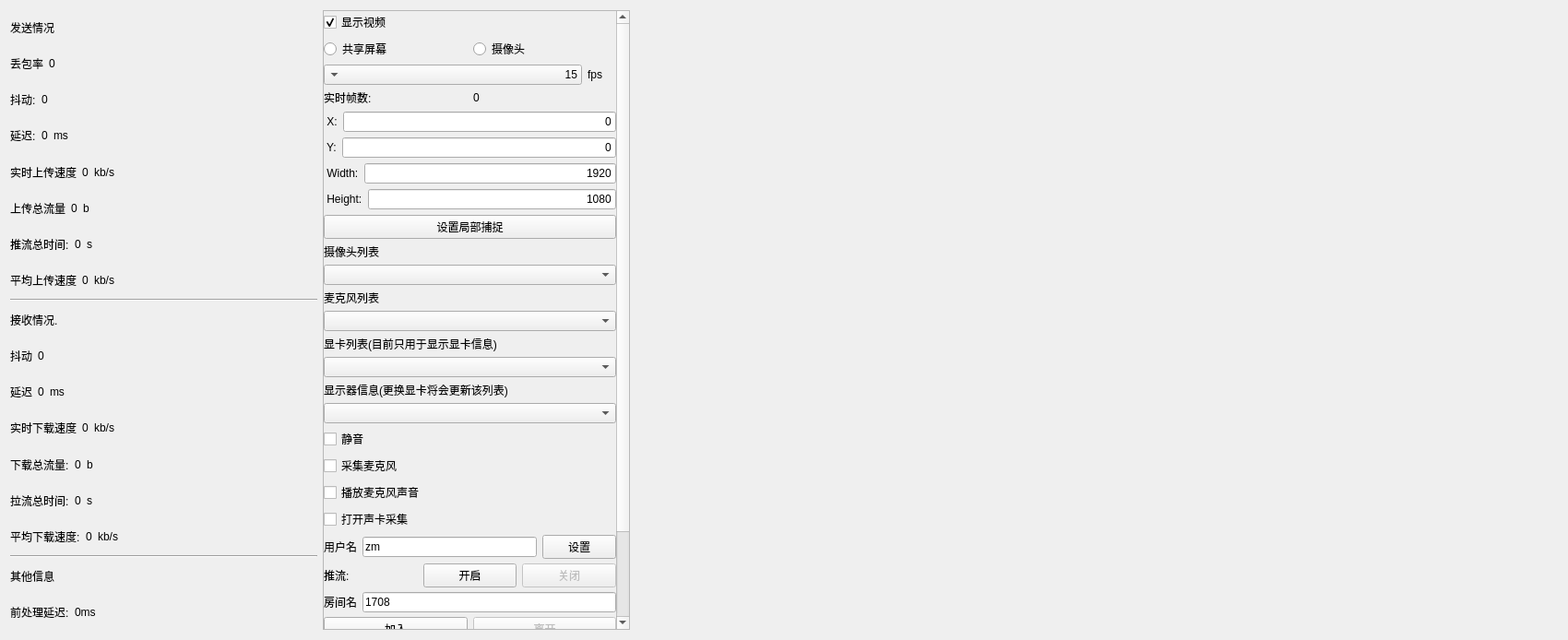
<?xml version="1.0" encoding="UTF-8"?>
<ui version="4.0">
 <class>RTPDemoClass</class>
 <widget class="QMainWindow" name="RTPDemoClass">
  <property name="geometry">
   <rect>
    <x>0</x>
    <y>0</y>
    <width>1700</width>
    <height>694</height>
   </rect>
  </property>
  <property name="windowTitle">
   <string>RTPDemo</string>
  </property>
  <widget class="QWidget" name="centralWidget">
   <layout class="QGridLayout" name="gridLayout_2">
    <item row="0" column="0">
     <layout class="QGridLayout" name="gridLayout" rowstretch="1,1" columnstretch="2,2,3,3">
      <item row="0" column="0" rowspan="2">
       <layout class="QVBoxLayout" name="verticalLayout">
        <property name="spacing">
         <number>1</number>
        </property>
        <item>
         <widget class="QLabel" name="label_5">
          <property name="text">
           <string>发送情况</string>
          </property>
         </widget>
        </item>
        <item>
         <layout class="QHBoxLayout" name="horizontalLayout_2">
          <item>
           <widget class="QLabel" name="label_3">
            <property name="text">
             <string>丢包率</string>
            </property>
           </widget>
          </item>
          <item>
           <widget class="QLabel" name="rr_fractionLost">
            <property name="text">
             <string>0</string>
            </property>
           </widget>
          </item>
          <item>
           <spacer name="horizontalSpacer">
            <property name="orientation">
             <enum>Qt::Horizontal</enum>
            </property>
            <property name="sizeHint" stdset="0">
             <size>
              <width>40</width>
              <height>20</height>
             </size>
            </property>
           </spacer>
          </item>
         </layout>
        </item>
        <item>
         <layout class="QHBoxLayout" name="horizontalLayout_3">
          <item>
           <widget class="QLabel" name="label_4">
            <property name="text">
             <string>抖动:</string>
            </property>
           </widget>
          </item>
          <item>
           <widget class="QLabel" name="rr_jitter">
            <property name="text">
             <string>0</string>
            </property>
           </widget>
          </item>
          <item>
           <spacer name="horizontalSpacer_3">
            <property name="orientation">
             <enum>Qt::Horizontal</enum>
            </property>
            <property name="sizeHint" stdset="0">
             <size>
              <width>40</width>
              <height>20</height>
             </size>
            </property>
           </spacer>
          </item>
         </layout>
        </item>
        <item>
         <layout class="QHBoxLayout" name="horizontalLayout_4">
          <item>
           <widget class="QLabel" name="label_6">
            <property name="text">
             <string>延迟:</string>
            </property>
           </widget>
          </item>
          <item>
           <widget class="QLabel" name="rr_roundtripTime">
            <property name="text">
             <string>0</string>
            </property>
           </widget>
          </item>
          <item>
           <widget class="QLabel" name="label_7">
            <property name="text">
             <string>ms</string>
            </property>
           </widget>
          </item>
          <item>
           <spacer name="horizontalSpacer_4">
            <property name="orientation">
             <enum>Qt::Horizontal</enum>
            </property>
            <property name="sizeHint" stdset="0">
             <size>
              <width>40</width>
              <height>20</height>
             </size>
            </property>
           </spacer>
          </item>
         </layout>
        </item>
        <item>
         <layout class="QHBoxLayout" name="horizontalLayout_19">
          <item>
           <widget class="QLabel" name="label_22">
            <property name="text">
             <string>实时上传速度</string>
            </property>
           </widget>
          </item>
          <item>
           <widget class="QLabel" name="label_upload_speed">
            <property name="text">
             <string>0</string>
            </property>
           </widget>
          </item>
          <item>
           <widget class="QLabel" name="label_24">
            <property name="text">
             <string>kb/s</string>
            </property>
           </widget>
          </item>
          <item>
           <spacer name="horizontalSpacer_11">
            <property name="orientation">
             <enum>Qt::Horizontal</enum>
            </property>
            <property name="sizeHint" stdset="0">
             <size>
              <width>40</width>
              <height>20</height>
             </size>
            </property>
           </spacer>
          </item>
         </layout>
        </item>
        <item>
         <layout class="QHBoxLayout" name="horizontalLayout_20">
          <item>
           <widget class="QLabel" name="label_23">
            <property name="text">
             <string>上传总流量</string>
            </property>
           </widget>
          </item>
          <item>
           <widget class="QLabel" name="label_push_total">
            <property name="text">
             <string>0</string>
            </property>
           </widget>
          </item>
          <item>
           <widget class="QLabel" name="label_push_total_unit">
            <property name="text">
             <string>b</string>
            </property>
           </widget>
          </item>
          <item>
           <spacer name="horizontalSpacer_10">
            <property name="orientation">
             <enum>Qt::Horizontal</enum>
            </property>
            <property name="sizeHint" stdset="0">
             <size>
              <width>40</width>
              <height>20</height>
             </size>
            </property>
           </spacer>
          </item>
         </layout>
        </item>
        <item>
         <layout class="QHBoxLayout" name="horizontalLayout_21">
          <item>
           <widget class="QLabel" name="label_25">
            <property name="text">
             <string>推流总时间:</string>
            </property>
           </widget>
          </item>
          <item>
           <widget class="QLabel" name="label_push_time">
            <property name="text">
             <string>0</string>
            </property>
           </widget>
          </item>
          <item>
           <widget class="QLabel" name="label_27">
            <property name="text">
             <string>s</string>
            </property>
           </widget>
          </item>
          <item>
           <spacer name="horizontalSpacer_9">
            <property name="orientation">
             <enum>Qt::Horizontal</enum>
            </property>
            <property name="sizeHint" stdset="0">
             <size>
              <width>40</width>
              <height>20</height>
             </size>
            </property>
           </spacer>
          </item>
         </layout>
        </item>
        <item>
         <layout class="QHBoxLayout" name="horizontalLayout_23">
          <item>
           <widget class="QLabel" name="label_26">
            <property name="text">
             <string>平均上传速度</string>
            </property>
           </widget>
          </item>
          <item>
           <widget class="QLabel" name="label_push_speed">
            <property name="text">
             <string>0</string>
            </property>
           </widget>
          </item>
          <item>
           <widget class="QLabel" name="label_29">
            <property name="text">
             <string>kb/s</string>
            </property>
           </widget>
          </item>
          <item>
           <spacer name="horizontalSpacer_12">
            <property name="orientation">
             <enum>Qt::Horizontal</enum>
            </property>
            <property name="sizeHint" stdset="0">
             <size>
              <width>40</width>
              <height>20</height>
             </size>
            </property>
           </spacer>
          </item>
         </layout>
        </item>
        <item>
         <widget class="Line" name="line">
          <property name="orientation">
           <enum>Qt::Horizontal</enum>
          </property>
         </widget>
        </item>
        <item>
         <widget class="QLabel" name="label_8">
          <property name="text">
           <string>接收情况.</string>
          </property>
         </widget>
        </item>
        <item>
         <layout class="QHBoxLayout" name="horizontalLayout_7">
          <item>
           <widget class="QLabel" name="label_11">
            <property name="text">
             <string>抖动</string>
            </property>
           </widget>
          </item>
          <item>
           <widget class="QLabel" name="sr_jitter">
            <property name="text">
             <string>0</string>
            </property>
           </widget>
          </item>
          <item>
           <spacer name="horizontalSpacer_7">
            <property name="orientation">
             <enum>Qt::Horizontal</enum>
            </property>
            <property name="sizeHint" stdset="0">
             <size>
              <width>40</width>
              <height>20</height>
             </size>
            </property>
           </spacer>
          </item>
         </layout>
        </item>
        <item>
         <layout class="QHBoxLayout" name="horizontalLayout_8">
          <item>
           <widget class="QLabel" name="label_13">
            <property name="text">
             <string>延迟</string>
            </property>
           </widget>
          </item>
          <item>
           <widget class="QLabel" name="sr_roundtripTime">
            <property name="text">
             <string>0</string>
            </property>
           </widget>
          </item>
          <item>
           <widget class="QLabel" name="label_14">
            <property name="text">
             <string>ms</string>
            </property>
           </widget>
          </item>
          <item>
           <spacer name="horizontalSpacer_8">
            <property name="orientation">
             <enum>Qt::Horizontal</enum>
            </property>
            <property name="sizeHint" stdset="0">
             <size>
              <width>40</width>
              <height>20</height>
             </size>
            </property>
           </spacer>
          </item>
         </layout>
        </item>
        <item>
         <layout class="QHBoxLayout" name="horizontalLayout_6">
          <item>
           <widget class="QLabel" name="label_10">
            <property name="text">
             <string>实时下载速度</string>
            </property>
           </widget>
          </item>
          <item>
           <widget class="QLabel" name="label_download_realtime_speed">
            <property name="text">
             <string>0</string>
            </property>
           </widget>
          </item>
          <item>
           <widget class="QLabel" name="label_2">
            <property name="text">
             <string>kb/s</string>
            </property>
           </widget>
          </item>
          <item>
           <spacer name="horizontalSpacer_6">
            <property name="orientation">
             <enum>Qt::Horizontal</enum>
            </property>
            <property name="sizeHint" stdset="0">
             <size>
              <width>40</width>
              <height>20</height>
             </size>
            </property>
           </spacer>
          </item>
         </layout>
        </item>
        <item>
         <layout class="QHBoxLayout" name="horizontalLayout">
          <item>
           <widget class="QLabel" name="label_9">
            <property name="text">
             <string>下载总流量:</string>
            </property>
           </widget>
          </item>
          <item>
           <widget class="QLabel" name="label_pull_total">
            <property name="text">
             <string>0</string>
            </property>
           </widget>
          </item>
          <item>
           <widget class="QLabel" name="label_pull_total_unit">
            <property name="text">
             <string>b</string>
            </property>
           </widget>
          </item>
          <item>
           <spacer name="horizontalSpacer_2">
            <property name="orientation">
             <enum>Qt::Horizontal</enum>
            </property>
            <property name="sizeHint" stdset="0">
             <size>
              <width>40</width>
              <height>20</height>
             </size>
            </property>
           </spacer>
          </item>
         </layout>
        </item>
        <item>
         <layout class="QHBoxLayout" name="horizontalLayout_5">
          <item>
           <widget class="QLabel" name="label_30">
            <property name="text">
             <string>拉流总时间:</string>
            </property>
           </widget>
          </item>
          <item>
           <widget class="QLabel" name="label_pull_time">
            <property name="text">
             <string>0</string>
            </property>
           </widget>
          </item>
          <item>
           <widget class="QLabel" name="label_33">
            <property name="text">
             <string>s</string>
            </property>
           </widget>
          </item>
          <item>
           <spacer name="horizontalSpacer_5">
            <property name="orientation">
             <enum>Qt::Horizontal</enum>
            </property>
            <property name="sizeHint" stdset="0">
             <size>
              <width>40</width>
              <height>20</height>
             </size>
            </property>
           </spacer>
          </item>
         </layout>
        </item>
        <item>
         <layout class="QHBoxLayout" name="horizontalLayout_22">
          <item>
           <widget class="QLabel" name="label_35">
            <property name="text">
             <string>平均下载速度:</string>
            </property>
           </widget>
          </item>
          <item>
           <widget class="QLabel" name="label_download_speed">
            <property name="text">
             <string>0</string>
            </property>
           </widget>
          </item>
          <item>
           <widget class="QLabel" name="label_34">
            <property name="text">
             <string>kb/s</string>
            </property>
           </widget>
          </item>
          <item>
           <spacer name="horizontalSpacer_13">
            <property name="orientation">
             <enum>Qt::Horizontal</enum>
            </property>
            <property name="sizeHint" stdset="0">
             <size>
              <width>40</width>
              <height>20</height>
             </size>
            </property>
           </spacer>
          </item>
         </layout>
        </item>
        <item>
         <widget class="Line" name="line_2">
          <property name="orientation">
           <enum>Qt::Horizontal</enum>
          </property>
         </widget>
        </item>
        <item>
         <widget class="QLabel" name="label_28">
          <property name="text">
           <string>其他信息</string>
          </property>
         </widget>
        </item>
        <item>
         <layout class="QHBoxLayout" name="horizontalLayout_24">
          <item>
           <widget class="QLabel" name="label_32">
            <property name="text">
             <string>前处理延迟:</string>
            </property>
           </widget>
          </item>
          <item>
           <widget class="QLabel" name="label_capture_show_time">
            <property name="text">
             <string>0ms</string>
            </property>
           </widget>
          </item>
          <item>
           <spacer name="horizontalSpacer_14">
            <property name="orientation">
             <enum>Qt::Horizontal</enum>
            </property>
            <property name="sizeHint" stdset="0">
             <size>
              <width>40</width>
              <height>20</height>
             </size>
            </property>
           </spacer>
          </item>
         </layout>
        </item>
       </layout>
      </item>
      <item row="0" column="1" rowspan="2">
       <widget class="QScrollArea" name="scrollArea">
        <property name="widgetResizable">
         <bool>true</bool>
        </property>
        <widget class="QWidget" name="scrollAreaWidgetContents">
         <property name="geometry">
          <rect>
           <x>0</x>
           <y>0</y>
           <width>317</width>
           <height>719</height>
          </rect>
         </property>
         <layout class="QVBoxLayout" name="verticalLayout_4">
          <property name="spacing">
           <number>5</number>
          </property>
          <property name="leftMargin">
           <number>0</number>
          </property>
          <property name="topMargin">
           <number>0</number>
          </property>
          <property name="rightMargin">
           <number>0</number>
          </property>
          <property name="bottomMargin">
           <number>0</number>
          </property>
          <item>
           <widget class="QCheckBox" name="cbox_videoShow">
            <property name="text">
             <string>显示视频</string>
            </property>
            <property name="checked">
             <bool>true</bool>
            </property>
           </widget>
          </item>
          <item>
           <layout class="QHBoxLayout" name="horizontalLayout_15">
            <item>
             <widget class="QRadioButton" name="rbtn_desktop">
              <property name="text">
               <string>共享屏幕</string>
              </property>
              <property name="checked">
               <bool>false</bool>
              </property>
              <property name="autoExclusive">
               <bool>false</bool>
              </property>
             </widget>
            </item>
            <item>
             <widget class="QRadioButton" name="rbtn_camera">
              <property name="text">
               <string>摄像头</string>
              </property>
              <property name="autoExclusive">
               <bool>false</bool>
              </property>
             </widget>
            </item>
           </layout>
          </item>
          <item>
           <layout class="QHBoxLayout" name="horizontalLayout_9" stretch="9,1">
            <item>
             <widget class="QComboBox" name="comBox_FPS">
              <property name="layoutDirection">
               <enum>Qt::RightToLeft</enum>
              </property>
              <property name="currentIndex">
               <number>0</number>
              </property>
              <item>
               <property name="text">
                <string>15</string>
               </property>
              </item>
              <item>
               <property name="text">
                <string>30</string>
               </property>
              </item>
              <item>
               <property name="text">
                <string>60</string>
               </property>
              </item>
             </widget>
            </item>
            <item>
             <widget class="QLabel" name="label_17">
              <property name="text">
               <string>fps</string>
              </property>
             </widget>
            </item>
           </layout>
          </item>
          <item>
           <layout class="QVBoxLayout" name="verticalLayout_2">
            <item>
             <layout class="QHBoxLayout" name="horizontalLayout_25">
              <item>
               <widget class="QLabel" name="label_38">
                <property name="text">
                 <string>实时帧数:</string>
                </property>
               </widget>
              </item>
              <item>
               <widget class="QLabel" name="rt_fps">
                <property name="text">
                 <string>0</string>
                </property>
               </widget>
              </item>
             </layout>
            </item>
            <item>
             <layout class="QHBoxLayout" name="horizontalLayout_14">
              <item>
               <widget class="QLabel" name="label_15">
                <property name="text">
                 <string> X:</string>
                </property>
               </widget>
              </item>
              <item>
               <widget class="QLineEdit" name="edit_x">
                <property name="text">
                 <string>0</string>
                </property>
                <property name="alignment">
                 <set>Qt::AlignRight|Qt::AlignTrailing|Qt::AlignVCenter</set>
                </property>
               </widget>
              </item>
             </layout>
            </item>
            <item>
             <layout class="QHBoxLayout" name="horizontalLayout_13">
              <item>
               <widget class="QLabel" name="label_16">
                <property name="text">
                 <string> Y:</string>
                </property>
               </widget>
              </item>
              <item>
               <widget class="QLineEdit" name="edit_y">
                <property name="text">
                 <string>0</string>
                </property>
                <property name="alignment">
                 <set>Qt::AlignRight|Qt::AlignTrailing|Qt::AlignVCenter</set>
                </property>
               </widget>
              </item>
             </layout>
            </item>
            <item>
             <layout class="QHBoxLayout" name="horizontalLayout_12">
              <item>
               <widget class="QLabel" name="label_12">
                <property name="text">
                 <string> Width:</string>
                </property>
               </widget>
              </item>
              <item>
               <widget class="QLineEdit" name="edit_width">
                <property name="text">
                 <string>1920</string>
                </property>
                <property name="alignment">
                 <set>Qt::AlignRight|Qt::AlignTrailing|Qt::AlignVCenter</set>
                </property>
               </widget>
              </item>
             </layout>
            </item>
            <item>
             <layout class="QHBoxLayout" name="horizontalLayout_11">
              <item>
               <widget class="QLabel" name="label">
                <property name="text">
                 <string> Height:</string>
                </property>
               </widget>
              </item>
              <item>
               <widget class="QLineEdit" name="edit_height">
                <property name="text">
                 <string>1080</string>
                </property>
                <property name="alignment">
                 <set>Qt::AlignRight|Qt::AlignTrailing|Qt::AlignVCenter</set>
                </property>
               </widget>
              </item>
             </layout>
            </item>
            <item>
             <widget class="QPushButton" name="btn_desktop_setting">
              <property name="text">
               <string>设置局部捕捉</string>
              </property>
             </widget>
            </item>
           </layout>
          </item>
          <item>
           <widget class="QLabel" name="label_31">
            <property name="text">
             <string>摄像头列表</string>
            </property>
           </widget>
          </item>
          <item>
           <widget class="QComboBox" name="comBox_cameraInfo"/>
          </item>
          <item>
           <widget class="QLabel" name="label_36">
            <property name="text">
             <string>麦克风列表</string>
            </property>
           </widget>
          </item>
          <item>
           <widget class="QComboBox" name="comBox_microphoneInfo"/>
          </item>
          <item>
           <widget class="QLabel" name="label_37">
            <property name="text">
             <string>显卡列表(目前只用于显示显卡信息)</string>
            </property>
           </widget>
          </item>
          <item>
           <widget class="QComboBox" name="comBox_gpuInfo"/>
          </item>
          <item>
           <widget class="QLabel" name="label_39">
            <property name="text">
             <string>显示器信息(更换显卡将会更新该列表)</string>
            </property>
           </widget>
          </item>
          <item>
           <widget class="QComboBox" name="comBox_screenInfo"/>
          </item>
          <item>
           <widget class="QCheckBox" name="cbox_muteAudio">
            <property name="text">
             <string>静音</string>
            </property>
           </widget>
          </item>
          <item>
           <widget class="QCheckBox" name="cbox_microphone">
            <property name="text">
             <string>采集麦克风</string>
            </property>
            <property name="checked">
             <bool>false</bool>
            </property>
           </widget>
          </item>
          <item>
           <widget class="QCheckBox" name="cbox_playmic">
            <property name="text">
             <string>播放麦克风声音</string>
            </property>
           </widget>
          </item>
          <item>
           <widget class="QCheckBox" name="cbox_soundCard">
            <property name="text">
             <string>打开声卡采集</string>
            </property>
           </widget>
          </item>
          <item>
           <layout class="QHBoxLayout" name="horizontalLayout_10">
            <item>
             <widget class="QLabel" name="label_18">
              <property name="text">
               <string>用户名</string>
              </property>
             </widget>
            </item>
            <item>
             <widget class="QLineEdit" name="lineEdie_username">
              <property name="text">
               <string>zm</string>
              </property>
             </widget>
            </item>
            <item>
             <widget class="QPushButton" name="btn_username">
              <property name="text">
               <string>设置</string>
              </property>
             </widget>
            </item>
           </layout>
          </item>
          <item>
           <layout class="QHBoxLayout" name="horizontalLayout_18">
            <item>
             <widget class="QLabel" name="label_20">
              <property name="text">
               <string>推流:</string>
              </property>
             </widget>
            </item>
            <item>
             <widget class="QPushButton" name="btn_push_open">
              <property name="text">
               <string>开启</string>
              </property>
             </widget>
            </item>
            <item>
             <widget class="QPushButton" name="btn_push_close">
              <property name="enabled">
               <bool>false</bool>
              </property>
              <property name="text">
               <string>关闭</string>
              </property>
             </widget>
            </item>
           </layout>
          </item>
          <item>
           <layout class="QHBoxLayout" name="horizontalLayout_16">
            <item>
             <widget class="QLabel" name="label_19">
              <property name="text">
               <string>房间名</string>
              </property>
             </widget>
            </item>
            <item>
             <widget class="QLineEdit" name="lineEdit_room">
              <property name="text">
               <string>1708</string>
              </property>
             </widget>
            </item>
           </layout>
          </item>
          <item>
           <layout class="QHBoxLayout" name="horizontalLayout_17">
            <item>
             <widget class="QPushButton" name="btn_join_room">
              <property name="text">
               <string>加入</string>
              </property>
             </widget>
            </item>
            <item>
             <widget class="QPushButton" name="btn_exit_room">
              <property name="enabled">
               <bool>false</bool>
              </property>
              <property name="text">
               <string>离开</string>
              </property>
             </widget>
            </item>
           </layout>
          </item>
          <item>
           <layout class="QVBoxLayout" name="verticalLayout_3">
            <item>
             <widget class="QLabel" name="label_21">
              <property name="text">
               <string>用户列表</string>
              </property>
             </widget>
            </item>
            <item>
             <widget class="QListWidget" name="user_list_widget"/>
            </item>
           </layout>
          </item>
          <item>
           <spacer name="verticalSpacer">
            <property name="orientation">
             <enum>Qt::Vertical</enum>
            </property>
            <property name="sizeHint" stdset="0">
             <size>
              <width>20</width>
              <height>40</height>
             </size>
            </property>
           </spacer>
          </item>
         </layout>
        </widget>
       </widget>
      </item>
      <item row="0" column="2" rowspan="2" colspan="2">
       <widget class="QWidget" name="videoWidget" native="true">
        <layout class="QGridLayout" name="gridLayout_4">
         <property name="leftMargin">
          <number>0</number>
         </property>
         <property name="topMargin">
          <number>0</number>
         </property>
         <property name="rightMargin">
          <number>0</number>
         </property>
         <property name="bottomMargin">
          <number>0</number>
         </property>
         <item row="0" column="0">
          <layout class="QGridLayout" name="gridLayout_3" rowstretch="0,0,0" rowminimumheight="1,1,1">
           <property name="spacing">
            <number>0</number>
           </property>
           <item row="1" column="0">
            <widget class="QWidget" name="widget_camera" native="true"/>
           </item>
           <item row="2" column="0">
            <widget class="QWidget" name="widget_desktop" native="true"/>
           </item>
           <item row="2" column="1">
            <widget class="QWidget" name="widget" native="true"/>
           </item>
           <item row="1" column="1">
            <widget class="QWidget" name="widget_remote" native="true"/>
           </item>
          </layout>
         </item>
        </layout>
       </widget>
      </item>
     </layout>
    </item>
   </layout>
  </widget>
 </widget>
 <layoutdefault spacing="6" margin="11"/>
 <resources/>
 <connections/>
</ui>
